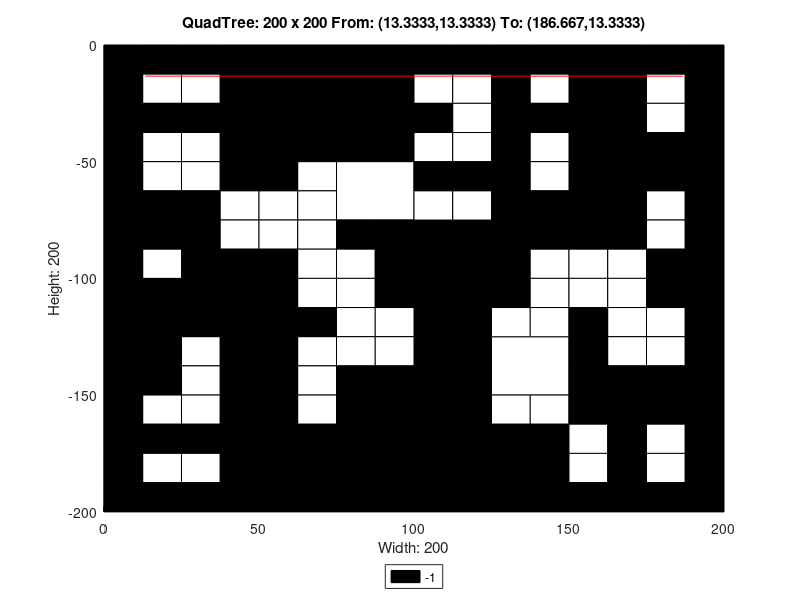

MATLAB code to generate this figure:
axis([0 200 -200 0]);
title('QuadTree: 200 x 200 From: (13.3333,13.3333) To: (186.667,13.3333)');
xlabel('Width: 200');
ylabel('Height: 200');
rectangle('Position',[50 -50 50 50], 'FaceColor',[0 0 0]);
rectangle('Position',[75 -75 25 25], 'FaceColor',[1 1 1]);
rectangle('Position',[150 -25 25 25], 'FaceColor',[0 0 0]);
rectangle('Position',[150 -50 25 25], 'FaceColor',[0 0 0]);
rectangle('Position',[100 -100 25 25], 'FaceColor',[0 0 0]);
rectangle('Position',[150 -75 25 25], 'FaceColor',[0 0 0]);
rectangle('Position',[0 -125 25 25], 'FaceColor',[0 0 0]);
rectangle('Position',[25 -125 25 25], 'FaceColor',[0 0 0]);
rectangle('Position',[0 -150 25 25], 'FaceColor',[0 0 0]);
rectangle('Position',[75 -175 25 25], 'FaceColor',[0 0 0]);
rectangle('Position',[50 -200 25 25], 'FaceColor',[0 0 0]);
rectangle('Position',[75 -200 25 25], 'FaceColor',[0 0 0]);
rectangle('Position',[100 -125 25 25], 'FaceColor',[0 0 0]);
rectangle('Position',[100 -150 25 25], 'FaceColor',[0 0 0]);
rectangle('Position',[125 -150 25 25], 'FaceColor',[1 1 1]);
rectangle('Position',[100 -175 25 25], 'FaceColor',[0 0 0]);
rectangle('Position',[100 -200 25 25], 'FaceColor',[0 0 0]);
rectangle('Position',[125 -200 25 25], 'FaceColor',[0 0 0]);
rectangle('Position',[0 -12.5 12.5 12.5], 'FaceColor',[0 0 0]);
rectangle('Position',[12.5 -12.5 12.5 12.5], 'FaceColor',[0 0 0]);
rectangle('Position',[0 -25 12.5 12.5], 'FaceColor',[0 0 0]);
rectangle('Position',[12.5 -25 12.5 12.5], 'FaceColor',[1 1 1]);
rectangle('Position',[25 -12.5 12.5 12.5], 'FaceColor',[0 0 0]);
rectangle('Position',[37.5 -12.5 12.5 12.5], 'FaceColor',[0 0 0]);
rectangle('Position',[25 -25 12.5 12.5], 'FaceColor',[1 1 1]);
rectangle('Position',[37.5 -25 12.5 12.5], 'FaceColor',[0 0 0]);
rectangle('Position',[0 -37.5 12.5 12.5], 'FaceColor',[0 0 0]);
rectangle('Position',[12.5 -37.5 12.5 12.5], 'FaceColor',[0 0 0]);
rectangle('Position',[0 -50 12.5 12.5], 'FaceColor',[0 0 0]);
rectangle('Position',[12.5 -50 12.5 12.5], 'FaceColor',[1 1 1]);
rectangle('Position',[25 -37.5 12.5 12.5], 'FaceColor',[0 0 0]);
rectangle('Position',[37.5 -37.5 12.5 12.5], 'FaceColor',[0 0 0]);
rectangle('Position',[25 -50 12.5 12.5], 'FaceColor',[1 1 1]);
rectangle('Position',[37.5 -50 12.5 12.5], 'FaceColor',[0 0 0]);
rectangle('Position',[0 -62.5 12.5 12.5], 'FaceColor',[0 0 0]);
rectangle('Position',[12.5 -62.5 12.5 12.5], 'FaceColor',[1 1 1]);
rectangle('Position',[0 -75 12.5 12.5], 'FaceColor',[0 0 0]);
rectangle('Position',[12.5 -75 12.5 12.5], 'FaceColor',[0 0 0]);
rectangle('Position',[25 -62.5 12.5 12.5], 'FaceColor',[1 1 1]);
rectangle('Position',[37.5 -62.5 12.5 12.5], 'FaceColor',[0 0 0]);
rectangle('Position',[25 -75 12.5 12.5], 'FaceColor',[0 0 0]);
rectangle('Position',[37.5 -75 12.5 12.5], 'FaceColor',[1 1 1]);
rectangle('Position',[0 -87.5 12.5 12.5], 'FaceColor',[0 0 0]);
rectangle('Position',[12.5 -87.5 12.5 12.5], 'FaceColor',[0 0 0]);
rectangle('Position',[0 -100 12.5 12.5], 'FaceColor',[0 0 0]);
rectangle('Position',[12.5 -100 12.5 12.5], 'FaceColor',[1 1 1]);
rectangle('Position',[25 -87.5 12.5 12.5], 'FaceColor',[0 0 0]);
rectangle('Position',[37.5 -87.5 12.5 12.5], 'FaceColor',[1 1 1]);
rectangle('Position',[25 -100 12.5 12.5], 'FaceColor',[0 0 0]);
rectangle('Position',[37.5 -100 12.5 12.5], 'FaceColor',[0 0 0]);
rectangle('Position',[50 -62.5 12.5 12.5], 'FaceColor',[0 0 0]);
rectangle('Position',[62.5 -62.5 12.5 12.5], 'FaceColor',[1 1 1]);
rectangle('Position',[50 -75 12.5 12.5], 'FaceColor',[1 1 1]);
rectangle('Position',[62.5 -75 12.5 12.5], 'FaceColor',[1 1 1]);
rectangle('Position',[50 -87.5 12.5 12.5], 'FaceColor',[1 1 1]);
rectangle('Position',[62.5 -87.5 12.5 12.5], 'FaceColor',[1 1 1]);
rectangle('Position',[50 -100 12.5 12.5], 'FaceColor',[0 0 0]);
rectangle('Position',[62.5 -100 12.5 12.5], 'FaceColor',[1 1 1]);
rectangle('Position',[75 -87.5 12.5 12.5], 'FaceColor',[0 0 0]);
rectangle('Position',[87.5 -87.5 12.5 12.5], 'FaceColor',[0 0 0]);
rectangle('Position',[75 -100 12.5 12.5], 'FaceColor',[1 1 1]);
rectangle('Position',[87.5 -100 12.5 12.5], 'FaceColor',[0 0 0]);
rectangle('Position',[100 -12.5 12.5 12.5], 'FaceColor',[0 0 0]);
rectangle('Position',[112.5 -12.5 12.5 12.5], 'FaceColor',[0 0 0]);
rectangle('Position',[100 -25 12.5 12.5], 'FaceColor',[1 1 1]);
rectangle('Position',[112.5 -25 12.5 12.5], 'FaceColor',[1 1 1]);
rectangle('Position',[125 -12.5 12.5 12.5], 'FaceColor',[0 0 0]);
rectangle('Position',[137.5 -12.5 12.5 12.5], 'FaceColor',[0 0 0]);
rectangle('Position',[125 -25 12.5 12.5], 'FaceColor',[0 0 0]);
rectangle('Position',[137.5 -25 12.5 12.5], 'FaceColor',[1 1 1]);
rectangle('Position',[100 -37.5 12.5 12.5], 'FaceColor',[0 0 0]);
rectangle('Position',[112.5 -37.5 12.5 12.5], 'FaceColor',[1 1 1]);
rectangle('Position',[100 -50 12.5 12.5], 'FaceColor',[1 1 1]);
rectangle('Position',[112.5 -50 12.5 12.5], 'FaceColor',[1 1 1]);
rectangle('Position',[125 -37.5 12.5 12.5], 'FaceColor',[0 0 0]);
rectangle('Position',[137.5 -37.5 12.5 12.5], 'FaceColor',[0 0 0]);
rectangle('Position',[125 -50 12.5 12.5], 'FaceColor',[0 0 0]);
rectangle('Position',[137.5 -50 12.5 12.5], 'FaceColor',[1 1 1]);
rectangle('Position',[175 -12.5 12.5 12.5], 'FaceColor',[0 0 0]);
rectangle('Position',[187.5 -12.5 12.5 12.5], 'FaceColor',[0 0 0]);
rectangle('Position',[175 -25 12.5 12.5], 'FaceColor',[1 1 1]);
rectangle('Position',[187.5 -25 12.5 12.5], 'FaceColor',[0 0 0]);
rectangle('Position',[175 -37.5 12.5 12.5], 'FaceColor',[1 1 1]);
rectangle('Position',[187.5 -37.5 12.5 12.5], 'FaceColor',[0 0 0]);
rectangle('Position',[175 -50 12.5 12.5], 'FaceColor',[0 0 0]);
rectangle('Position',[187.5 -50 12.5 12.5], 'FaceColor',[0 0 0]);
rectangle('Position',[100 -62.5 12.5 12.5], 'FaceColor',[0 0 0]);
rectangle('Position',[112.5 -62.5 12.5 12.5], 'FaceColor',[0 0 0]);
rectangle('Position',[100 -75 12.5 12.5], 'FaceColor',[1 1 1]);
rectangle('Position',[112.5 -75 12.5 12.5], 'FaceColor',[1 1 1]);
rectangle('Position',[125 -62.5 12.5 12.5], 'FaceColor',[0 0 0]);
rectangle('Position',[137.5 -62.5 12.5 12.5], 'FaceColor',[1 1 1]);
rectangle('Position',[125 -75 12.5 12.5], 'FaceColor',[0 0 0]);
rectangle('Position',[137.5 -75 12.5 12.5], 'FaceColor',[0 0 0]);
rectangle('Position',[125 -87.5 12.5 12.5], 'FaceColor',[0 0 0]);
rectangle('Position',[137.5 -87.5 12.5 12.5], 'FaceColor',[0 0 0]);
rectangle('Position',[125 -100 12.5 12.5], 'FaceColor',[0 0 0]);
rectangle('Position',[137.5 -100 12.5 12.5], 'FaceColor',[1 1 1]);
rectangle('Position',[175 -62.5 12.5 12.5], 'FaceColor',[0 0 0]);
rectangle('Position',[187.5 -62.5 12.5 12.5], 'FaceColor',[0 0 0]);
rectangle('Position',[175 -75 12.5 12.5], 'FaceColor',[1 1 1]);
rectangle('Position',[187.5 -75 12.5 12.5], 'FaceColor',[0 0 0]);
rectangle('Position',[150 -87.5 12.5 12.5], 'FaceColor',[0 0 0]);
rectangle('Position',[162.5 -87.5 12.5 12.5], 'FaceColor',[0 0 0]);
rectangle('Position',[150 -100 12.5 12.5], 'FaceColor',[1 1 1]);
rectangle('Position',[162.5 -100 12.5 12.5], 'FaceColor',[1 1 1]);
rectangle('Position',[175 -87.5 12.5 12.5], 'FaceColor',[1 1 1]);
rectangle('Position',[187.5 -87.5 12.5 12.5], 'FaceColor',[0 0 0]);
rectangle('Position',[175 -100 12.5 12.5], 'FaceColor',[0 0 0]);
rectangle('Position',[187.5 -100 12.5 12.5], 'FaceColor',[0 0 0]);
rectangle('Position',[25 -137.5 12.5 12.5], 'FaceColor',[1 1 1]);
rectangle('Position',[37.5 -137.5 12.5 12.5], 'FaceColor',[0 0 0]);
rectangle('Position',[25 -150 12.5 12.5], 'FaceColor',[1 1 1]);
rectangle('Position',[37.5 -150 12.5 12.5], 'FaceColor',[0 0 0]);
rectangle('Position',[50 -112.5 12.5 12.5], 'FaceColor',[0 0 0]);
rectangle('Position',[62.5 -112.5 12.5 12.5], 'FaceColor',[1 1 1]);
rectangle('Position',[50 -125 12.5 12.5], 'FaceColor',[0 0 0]);
rectangle('Position',[62.5 -125 12.5 12.5], 'FaceColor',[0 0 0]);
rectangle('Position',[75 -112.5 12.5 12.5], 'FaceColor',[1 1 1]);
rectangle('Position',[87.5 -112.5 12.5 12.5], 'FaceColor',[0 0 0]);
rectangle('Position',[75 -125 12.5 12.5], 'FaceColor',[1 1 1]);
rectangle('Position',[87.5 -125 12.5 12.5], 'FaceColor',[1 1 1]);
rectangle('Position',[50 -137.5 12.5 12.5], 'FaceColor',[0 0 0]);
rectangle('Position',[62.5 -137.5 12.5 12.5], 'FaceColor',[1 1 1]);
rectangle('Position',[50 -150 12.5 12.5], 'FaceColor',[0 0 0]);
rectangle('Position',[62.5 -150 12.5 12.5], 'FaceColor',[1 1 1]);
rectangle('Position',[75 -137.5 12.5 12.5], 'FaceColor',[1 1 1]);
rectangle('Position',[87.5 -137.5 12.5 12.5], 'FaceColor',[1 1 1]);
rectangle('Position',[75 -150 12.5 12.5], 'FaceColor',[0 0 0]);
rectangle('Position',[87.5 -150 12.5 12.5], 'FaceColor',[0 0 0]);
rectangle('Position',[0 -162.5 12.5 12.5], 'FaceColor',[0 0 0]);
rectangle('Position',[12.5 -162.5 12.5 12.5], 'FaceColor',[1 1 1]);
rectangle('Position',[0 -175 12.5 12.5], 'FaceColor',[0 0 0]);
rectangle('Position',[12.5 -175 12.5 12.5], 'FaceColor',[0 0 0]);
rectangle('Position',[25 -162.5 12.5 12.5], 'FaceColor',[1 1 1]);
rectangle('Position',[37.5 -162.5 12.5 12.5], 'FaceColor',[0 0 0]);
rectangle('Position',[25 -175 12.5 12.5], 'FaceColor',[0 0 0]);
rectangle('Position',[37.5 -175 12.5 12.5], 'FaceColor',[0 0 0]);
rectangle('Position',[0 -187.5 12.5 12.5], 'FaceColor',[0 0 0]);
rectangle('Position',[12.5 -187.5 12.5 12.5], 'FaceColor',[1 1 1]);
rectangle('Position',[0 -200 12.5 12.5], 'FaceColor',[0 0 0]);
rectangle('Position',[12.5 -200 12.5 12.5], 'FaceColor',[0 0 0]);
rectangle('Position',[25 -187.5 12.5 12.5], 'FaceColor',[1 1 1]);
rectangle('Position',[37.5 -187.5 12.5 12.5], 'FaceColor',[0 0 0]);
rectangle('Position',[25 -200 12.5 12.5], 'FaceColor',[0 0 0]);
rectangle('Position',[37.5 -200 12.5 12.5], 'FaceColor',[0 0 0]);
rectangle('Position',[50 -162.5 12.5 12.5], 'FaceColor',[0 0 0]);
rectangle('Position',[62.5 -162.5 12.5 12.5], 'FaceColor',[1 1 1]);
rectangle('Position',[50 -175 12.5 12.5], 'FaceColor',[0 0 0]);
rectangle('Position',[62.5 -175 12.5 12.5], 'FaceColor',[0 0 0]);
rectangle('Position',[125 -112.5 12.5 12.5], 'FaceColor',[0 0 0]);
rectangle('Position',[137.5 -112.5 12.5 12.5], 'FaceColor',[1 1 1]);
rectangle('Position',[125 -125 12.5 12.5], 'FaceColor',[1 1 1]);
rectangle('Position',[137.5 -125 12.5 12.5], 'FaceColor',[1 1 1]);
rectangle('Position',[150 -112.5 12.5 12.5], 'FaceColor',[1 1 1]);
rectangle('Position',[162.5 -112.5 12.5 12.5], 'FaceColor',[1 1 1]);
rectangle('Position',[150 -125 12.5 12.5], 'FaceColor',[0 0 0]);
rectangle('Position',[162.5 -125 12.5 12.5], 'FaceColor',[1 1 1]);
rectangle('Position',[175 -112.5 12.5 12.5], 'FaceColor',[0 0 0]);
rectangle('Position',[187.5 -112.5 12.5 12.5], 'FaceColor',[0 0 0]);
rectangle('Position',[175 -125 12.5 12.5], 'FaceColor',[1 1 1]);
rectangle('Position',[187.5 -125 12.5 12.5], 'FaceColor',[0 0 0]);
rectangle('Position',[150 -137.5 12.5 12.5], 'FaceColor',[0 0 0]);
rectangle('Position',[162.5 -137.5 12.5 12.5], 'FaceColor',[1 1 1]);
rectangle('Position',[150 -150 12.5 12.5], 'FaceColor',[0 0 0]);
rectangle('Position',[162.5 -150 12.5 12.5], 'FaceColor',[0 0 0]);
rectangle('Position',[175 -137.5 12.5 12.5], 'FaceColor',[1 1 1]);
rectangle('Position',[187.5 -137.5 12.5 12.5], 'FaceColor',[0 0 0]);
rectangle('Position',[175 -150 12.5 12.5], 'FaceColor',[0 0 0]);
rectangle('Position',[187.5 -150 12.5 12.5], 'FaceColor',[0 0 0]);
rectangle('Position',[125 -162.5 12.5 12.5], 'FaceColor',[1 1 1]);
rectangle('Position',[137.5 -162.5 12.5 12.5], 'FaceColor',[1 1 1]);
rectangle('Position',[125 -175 12.5 12.5], 'FaceColor',[0 0 0]);
rectangle('Position',[137.5 -175 12.5 12.5], 'FaceColor',[0 0 0]);
rectangle('Position',[150 -162.5 12.5 12.5], 'FaceColor',[0 0 0]);
rectangle('Position',[162.5 -162.5 12.5 12.5], 'FaceColor',[0 0 0]);
rectangle('Position',[150 -175 12.5 12.5], 'FaceColor',[1 1 1]);
rectangle('Position',[162.5 -175 12.5 12.5], 'FaceColor',[0 0 0]);
rectangle('Position',[175 -162.5 12.5 12.5], 'FaceColor',[0 0 0]);
rectangle('Position',[187.5 -162.5 12.5 12.5], 'FaceColor',[0 0 0]);
rectangle('Position',[175 -175 12.5 12.5], 'FaceColor',[1 1 1]);
rectangle('Position',[187.5 -175 12.5 12.5], 'FaceColor',[0 0 0]);
rectangle('Position',[150 -187.5 12.5 12.5], 'FaceColor',[1 1 1]);
rectangle('Position',[162.5 -187.5 12.5 12.5], 'FaceColor',[0 0 0]);
rectangle('Position',[150 -200 12.5 12.5], 'FaceColor',[0 0 0]);
rectangle('Position',[162.5 -200 12.5 12.5], 'FaceColor',[0 0 0]);
rectangle('Position',[175 -187.5 12.5 12.5], 'FaceColor',[1 1 1]);
rectangle('Position',[187.5 -187.5 12.5 12.5], 'FaceColor',[0 0 0]);
rectangle('Position',[175 -200 12.5 12.5], 'FaceColor',[0 0 0]);
rectangle('Position',[187.5 -200 12.5 12.5], 'FaceColor',[0 0 0]);
X=[186.667,13.3333];
Y=[-13.3333,-13.3333];
hold on;
plot(X,Y,'r');
legend('-1','Location','southoutside');
